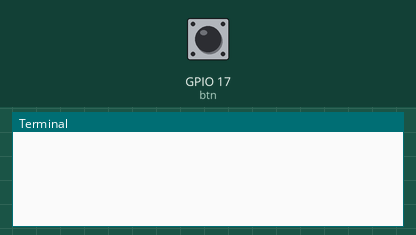
Bench run of a program on a simulated Raspberry Pi (BCM pin numbers). Parts: the last lines printed to the terminal. The test bench sets the inputs (shaded band); at power-on: GPIO 17 (btn) HIGH. Sound played through the audio output is not drawn and takes no time.

Above: at 1.2 s.
1.3 s: GPIO 17 (btn) pulled LOW for 0.15 s
At 1.9 s:
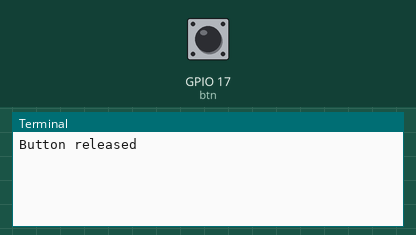
2.9 s: GPIO 17 (btn) pulled LOW for 3.2 s
At 5.9 s:
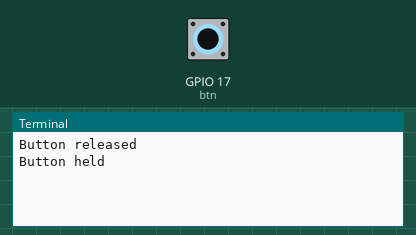

Measured:
- after the input at 1.3 s, the terminal: prints a new line after 0.15 s (image 1)
- after the input at 2.9 s, the terminal: prints a new line after 2.0 s (image 2)

The program:

try_alarm.py
```python
# try alarm
import try_another_play
import os
import time
from time import sleep
from datetime import datetime

def on(alarm):
    current = datetime.now().strftime("%M%S")
    print(current)
    if(current == alarm):
        print(alarm)
        try_another_play()
        print("please wake up")


def off():
    global alarm
    awake = "9999"
    print("alarm: off")

def change(set_time):
    global alarm
    alarm = set_time
    print("set time sucess:" + awake)

#if __name__ == "__main__":
#    on()
```

try_another_play.py
```python
# another player
# implement alert

import vlc
from gpiozero import Button
from time import sleep

vlc_instance = vlc.Instance("--input-repeat=999")
player = vlc_instance.media_player_new()
song = vlc_instance.media_new("/home/pi/Music/alert.mp3")

player.set_media(song)
player.audio_set_volume(100)
player.play()

Button.was_held = False

def held(btn):
    print("Button held ")
    #btn.was_held = True
    player.stop()
    return 0

def released(btn):
    print("Button released ")
    #if not btn.was_held:
    #    pressed()
    #btn.was_held = False

def pressed():
    print("Button pressed ")
    #player.pause()

btn = Button(17, hold_time=2)

btn.when_held = held
btn.when_released = released

while True: pass
```
